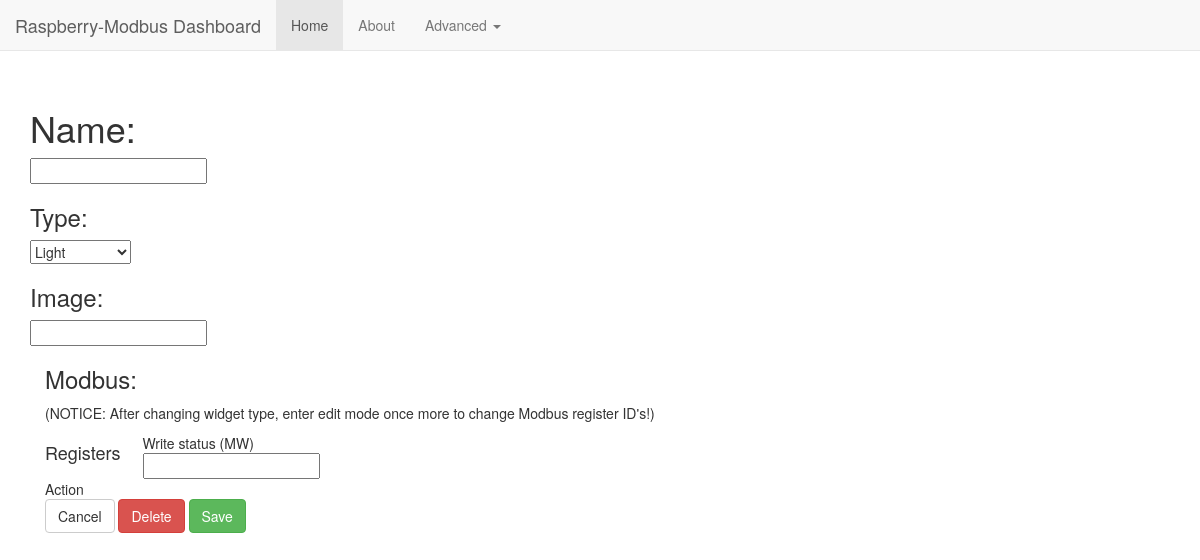
Page /edit_widget?widget_id=6 on the earlier database version.
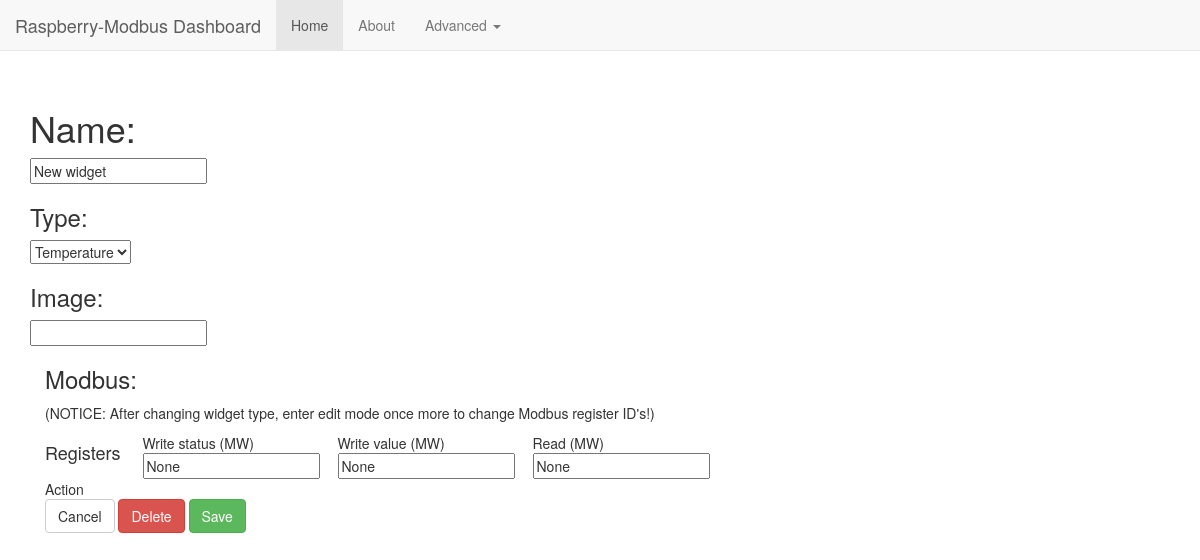
Same page on the later database version.
### tables this page shows
CREATE TABLE widgets
(
	id INTEGER not null
		constraint widgets_pk
			primary key autoincrement,
	name TEXT,
	type int default 0 not null,
	folder INTEGER
		constraint widgets_to_folder__fk
			references folder_data,
	img TEXT,
	data_float_0 REAL
, status INTEGER default 0 not null, data_float_1 REAL, modbus_write_0 INTEGER, modbus_read_0 INTEGER, modbus_write_1 INTEGER);

### server.py (the view)
@app.route("/edit_widget", methods=['GET', 'POST'])
def edit_widget():
	widget_id = request.args.get('widget_id', 0)
	if not widget_id:
		logger.error (" [Error] edit_widget: no widget_id in form!")
		return redirect(url_for("index"))
	db_context = db.get_db()
	cur = db_context.cursor()
	cur.execute ('SELECT * FROM widgets WHERE id == ?', [widget_id])
	data = {'title':'Edit'}
	data['widget'] = cur.fetchone()
	data['types'] = datastorage.get_widget_types()
	return render_template('edit_widget.html', title="Edit widget", data=data, widget=data['widget'])

### datastorage.py (called while the page is built)
def get_widget_types():
    result = [
        {"name":"Light"},
        {"name":"Temperature"},
        {"name":"Blinders"},
        {"name":"Alarm"},
    ]
    for x in range(len(result)):
        result[x]['id'] = x + 1
    return result

### db.py (called while the page is built)
def get_db():
    if 'db' not in g:
        g.db = sqlite3.connect(
            'data.sqlite',
            detect_types=sqlite3.PARSE_DECLTYPES
        )
        g.db.row_factory = sqlite3.Row
    return g.db

### templates/edit_widget.html (shortened to what this page needs)
{% extends "widget_form.html" %}
{% block content %}
{{ super() }}
<div class = "container">
    <h3>Modbus: </h2>
        <p>(NOTICE: After changing widget type, enter edit mode once more to change Modbus register ID's!)</p>
    <div class="row">
        <h4 class="col-sm-1">Registers</h4>
        {% if widget.type != 4 %}
        <div class="col-sm-2">Write status (MW)<input form="widget" value="{{widget.modbus_write_0}}" name="modbus_write_0"></div>
        {% endif %}
        {% if widget.type == 2 %}
        <div class="col-sm-2">Write value (MW)<input form="widget" value="{{widget.modbus_write_1}}" name="modbus_write_1"></div>
        {% endif %}
        {% if widget.type == 2 or widget.type == 4 %}
        <div class="col-sm-2">Read (MW)<input form="widget" value="{{widget.modbus_read_0}}" name="modbus_read_0"></div>
        {% endif %}
    </div>
</div>
<div class = "container">
    <div class="col-sm2"> Action </div>
    <button form="widget" class="btn btn-default" type="submit" name="Submit" value="Cancel">Cancel</button>
    <button form="widget" class="btn btn-danger" type="submit" name="Submit" value="Delete">Delete</button>
    <button form="widget" class="btn btn-success" type="submit" name="Submit" value="Update" value="Commit">Save</button>
</div>
</form>
</div>
{% endblock %}

### templates/widget_form.html (shortened to what this page needs)
{% extends "base_template.html" %}
{% block content %}
<div class="container main">
<form id="widget" action='post_edit'>
    <h1>Name:</h1>
    <input type="text" value="{{widget.name}}" name="name">
    <h3>Type:</h3>
    <select name="type" value="{{widget.type}}">
        {% for x in data.types %}
            <option value="{{x.id}}" {% if x.id == widget.type %} selected {% endif %}>{{x.name}}</option>
        {% endfor %}
    </select>
    <h3>Image:</h1>
    <input type="text" value="{{widget.img}}" name="img">
{% endblock %}

### templates/base_template.html (shortened to what this page needs)
{% extends "bootstrap/base.html" %}
{% block head %}
{{ super() }}
<link rel="stylesheet" href="{{ url_for('static', filename='style.css') }}">
{% endblock %}
{% block navbar %}
<nav class="navbar navbar-default navbar-fixed-top">
    <div class="container-fluid">
      <div class="navbar-header">
        <a class="navbar-brand" href="#">Raspberry-Modbus Dashboard</a>
      </div>
      <div id="navbar" class="navbar-collapse collapse">
        <ul class="nav navbar-nav">
          <li class="active"><a href="/index">Home</a></li>
          <li><a href="#">About</a></li>
          <li class="dropdown">
            <a href="#" class="dropdown-toggle" data-toggle="dropdown" role="button" aria-haspopup="true" aria-expanded="false">Advanced <span class="caret"></span></a>
          </li>
        </ul>
      </div>
    </div>
</nav>
{% endblock %}

### static/style.css (style rules this page uses)
.main { margin-top: 12ex; }

Differences in the rows shown:
added widgets: name "New widget", type "Temperature", modbus_write_0 "None"
Other differences:
form field modbus_write_1: (not shown) → "None"
form field modbus_read_0: (not shown) → "None"
form field type: "Light" → (not shown)
text now shown: "Write value (MW) Read (MW)"
